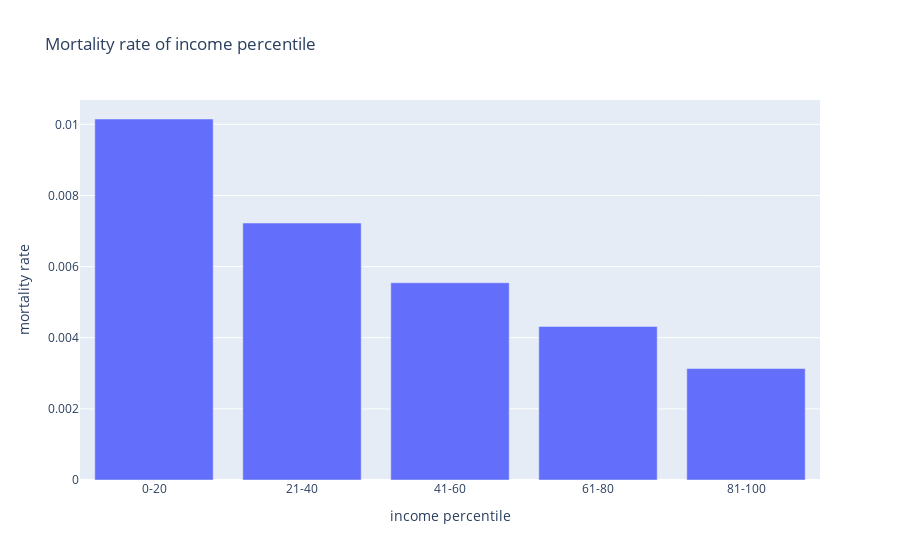

Source (notebook cell):
### Markdown cell above
Argument 3: <br> <br>
Poverty leads to limited access to quality healthcare. This affects their ability to pursue education or secure employment. This prevents them from being able to climb the social ladder, which continues the socioeconomic inequalities. To support the argument, the bar chart shows that the lower the income percentile is, the higher the mortality rate is.

### Code cell
dh = pd.read_csv('health.csv', delimiter=',')


trace = go.Bar(
    x=dh['pctile'],
    y=dh['ave']
)

# Create a layout object that contains the specifications for the X and Y axes, and the legend
layout = go.Layout(
    title = 'Mortality rate of income percentile',
    xaxis=go.layout.XAxis(
        type='category', # the type for the x axis is categorical
        title = 'income percentile'
    ),
    yaxis=go.layout.YAxis(
        title = 'mortality rate'
    )
)

fig = go.Figure(data=trace, layout=layout)
print("Figure 5:")
fig.show()

### Figure 1 — Plotly figure (JSON) as saved in the notebook; plotly's stock layout.template omitted (floating-point values rounded to 4 significant figures)
{"data": [{"type": "bar", "x": ["0-20", "21-40", "41-60", "61-80", "81-100"], "y": [0.01015, 0.007224, 0.005546, 0.004319, 0.003134]}], "layout": {"title": {"text": "Mortality rate of income percentile"}, "xaxis": {"title": {"text": "income percentile"}, "type": "category"}, "yaxis": {"title": {"text": "mortality rate"}}}}
